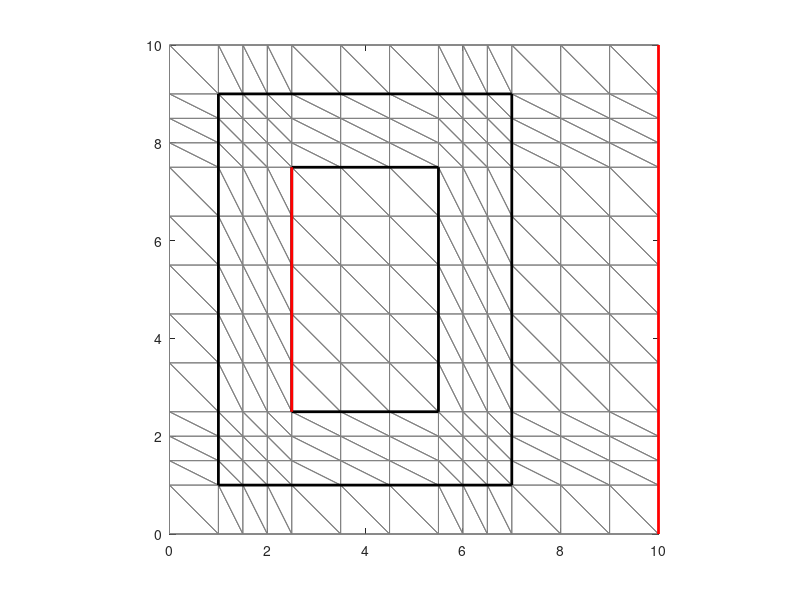

Write the MATLAB code that produced this figure. (Note: this script raises an error after producing the figure.)
close all;
clear;
clc;

dim = [ 10.00 10.00 ]; % board size [x y]
net_step = [ 0.5 0.25 ]*2; % net steps => [normal accurate]
E = [ 0.50 0.75 ]; % eps => [eps1 eps2]
V = [ 0.50 0.75 ]; % V => [V1 V2]

% shield
s_d = 1.5; % thickness
s_pos = [ 1.00 1.00 ]; % position => [x, y]
s_dim = [ 6.00 8.00 ]; % thickness => [xt yt]
s_bor = [ s_pos s_pos+s_dim; s_pos+s_d s_pos+s_dim-s_d];
s_pol = [ ...
    s_bor(1, 1) s_bor(1, 1) s_bor(1, 3) s_bor(1, 3) s_bor(1, 1); ...
    s_bor(1, 2) s_bor(1, 4) s_bor(1, 4) s_bor(1, 2) s_bor(1, 2); ...
    s_bor(2, 1) s_bor(2, 1) s_bor(2, 3) s_bor(2, 3) s_bor(2, 1); ...
    s_bor(2, 2) s_bor(2, 4) s_bor(2, 4) s_bor(2, 2) s_bor(2, 2)];

xs = [ ...
    0:net_step(1):s_bor(1, 1) ...
    s_bor(1, 1):net_step(2):s_bor(2, 1) ...
    s_bor(2, 1):net_step(1):s_bor(2, 3) ...
    s_bor(2, 3):net_step(2):s_bor(1, 3) ...
    s_bor(1, 3):net_step(1):dim(1)];
ys = [ ...
    0:net_step(1):s_bor(1, 2) ...
    s_bor(1, 2):net_step(2):s_bor(2, 2) ...
    s_bor(2, 2):net_step(1):s_bor(2, 4) ...
    s_bor(2, 4):net_step(2):s_bor(1, 4) ...
    s_bor(1, 4):net_step(1):dim(2)];

xs = unique(xs.','rows');
ys = unique(ys.','rows');

x = size(xs, 1);
y = size(ys, 1);

[X,Y] = meshgrid(xs, ys);
W = [X(:) Y(:)];

m = size(W, 1);
N = 1:1:m;
N = reshape(N, y , x); 

TRI = zeros((x-1)*(y-1)*2, 3);
for i = 1:1:x-1
    tri_lower = [N(1:end-1, i) N(1:end-1, i+1) N(2:end, i)];
    tri_upper = [N(1:end-1, i+1) N(2:end, i+1) N(2:end, i)];
    TRI((i-1)*2*(y-1)+1:i*2*(y-1),:) = [tri_lower; tri_upper];
end
z = size(TRI, 1);

triplot(TRI, W(:, 1), W(:, 2), 'Color', [0.5 0.5 0.5]), axis equal, axis([0 dim(1) 0 dim(2)]), hold on;
rectangle('Position', [s_pos s_dim], 'LineWidth', 2, 'EdgeColor', 'k'), hold on;
rectangle('Position', [s_pos+s_d s_dim-2*s_d], 'LineWidth', 2, 'EdgeColor', 'k'), hold on;
plot([dim(1) dim(1)], [0 dim(2)], 'Color', 'r', 'LineWidth', 2), hold on;
plot(s_bor(2, 1:2), s_bor(2, 1:2)+[0 -s_d*2+s_dim(2)], 'Color', 'r', 'LineWidth', 2), hold on;

% shield area
[s_pol_x, s_pol_y] = polybool('subtraction', s_pol(1, :), s_pol(2, :), s_pol(3, :), s_pol(4, :));
in = inpolygon(W(:,1), W(:,2), s_pol_x, s_pol_y);
s_tri = zeros(z, 3);
t = 0;
for i = 1:1:z
    if in(TRI(i, 1)) == 1 && in(TRI(i, 2)) == 1 && in(TRI(i, 3)) == 1
        t = t + 1;
        s_tri(t, :) = TRI(i, :);
    end
end
s_tri = s_tri(1:t, :); % triangles inside shield walls/borders
